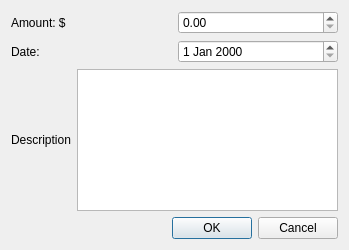
<?xml version="1.0" encoding="UTF-8"?>
<ui version="4.0">
 <class>TransactionDialog</class>
 <widget class="QDialog" name="TransactionDialog">
  <property name="geometry">
   <rect>
    <x>0</x>
    <y>0</y>
    <width>349</width>
    <height>250</height>
   </rect>
  </property>
  <property name="windowTitle">
   <string>Dialog</string>
  </property>
  <layout class="QVBoxLayout" name="verticalLayout">
   <item>
    <layout class="QHBoxLayout" name="horizontalLayout">
     <item>
      <widget class="QLabel" name="label">
       <property name="text">
        <string>Amount: $</string>
       </property>
      </widget>
     </item>
     <item>
      <widget class="QDoubleSpinBox" name="amountSpinBox"/>
     </item>
    </layout>
   </item>
   <item>
    <layout class="QHBoxLayout" name="horizontalLayout_3">
     <item>
      <widget class="QLabel" name="label_3">
       <property name="text">
        <string>Date: </string>
       </property>
      </widget>
     </item>
     <item>
      <widget class="QDateEdit" name="dateEdit"/>
     </item>
    </layout>
   </item>
   <item>
    <layout class="QHBoxLayout" name="horizontalLayout_2">
     <item>
      <widget class="QLabel" name="label_2">
       <property name="text">
        <string>Description</string>
       </property>
      </widget>
     </item>
     <item>
      <widget class="QTextEdit" name="descriptionTextEdit"/>
     </item>
    </layout>
   </item>
   <item>
    <widget class="QDialogButtonBox" name="buttonBox">
     <property name="orientation">
      <enum>Qt::Horizontal</enum>
     </property>
     <property name="standardButtons">
      <set>QDialogButtonBox::Cancel|QDialogButtonBox::Ok</set>
     </property>
    </widget>
   </item>
  </layout>
 </widget>
 <resources/>
 <connections>
  <connection>
   <sender>buttonBox</sender>
   <signal>accepted()</signal>
   <receiver>TransactionDialog</receiver>
   <slot>accept()</slot>
   <hints>
    <hint type="sourcelabel">
     <x>248</x>
     <y>254</y>
    </hint>
    <hint type="destinationlabel">
     <x>157</x>
     <y>274</y>
    </hint>
   </hints>
  </connection>
  <connection>
   <sender>buttonBox</sender>
   <signal>rejected()</signal>
   <receiver>TransactionDialog</receiver>
   <slot>reject()</slot>
   <hints>
    <hint type="sourcelabel">
     <x>316</x>
     <y>260</y>
    </hint>
    <hint type="destinationlabel">
     <x>286</x>
     <y>274</y>
    </hint>
   </hints>
  </connection>
 </connections>
</ui>
